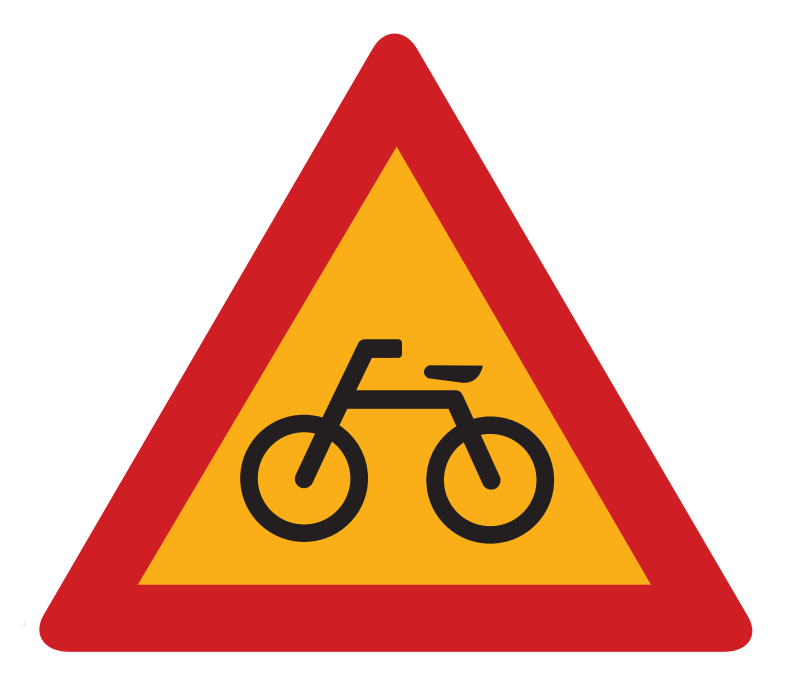
#> input picture HOG + SVM/dynamicObstacle.png, 790 x 691 px, given as the content of the folder dynamicObstacle.png, which was not available
$ python RecognizeTrafficSign.py --training dynamicObstacle.png --test parking.png   (older library calls are emulated)
#> lines starting #> are read from the running program, lines starting #| are printed output that depends on the picture; pictures that were not available may be replaced by others from this repository, and a replacement may not be noted
#import the necessary packages
from sklearn.neighbors import KNeighborsClassifier
from sklearn.svm import SVC
from skimage import exposure
from skimage import feature
from imutils import paths
from matplotlib import pyplot as plt


import argparse
import imutils
import cv2
import numpy as np

#construct the argument parse and parse command line arguments
ap = argparse.ArgumentParser()
ap.add_argument("-d", "--training", required=True, help="Path to the logos training dataset")
ap.add_argument("-t", "--test", required=True, help="Path to the test dataset")
args = vars(ap.parse_args())

# initialize the data matrix and labels
print ("[INFO] extracting features...")
data = []
labels = []

# loop over the image paths in the training set
for imagePath in paths.list_images(args["training"]):
	# extract the make of the car
	make = imagePath.split("/")[-2]

	# load the image, convert it to grayscale, and detect edges
	image = cv2.imread(imagePath)
#> image is the input picture: shape (691, 790, 3); mean B, G, R 157.5, 181.6, 235.5
	gray = cv2.cvtColor(image, cv2.COLOR_BGR2GRAY)
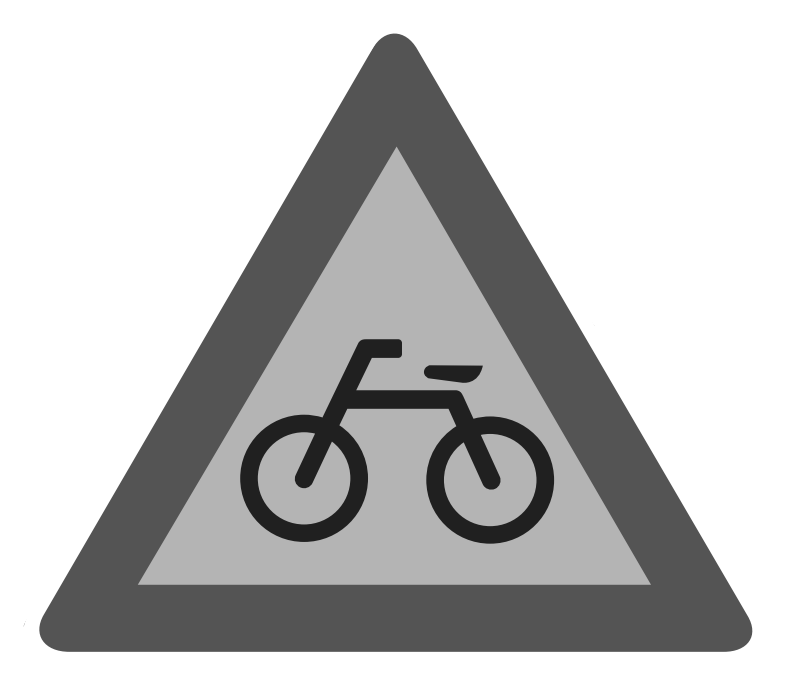
#> gray: shape (691, 790); min 32, max 255, mean 194.9

	gray = cv2.resize(gray, (400, 400))
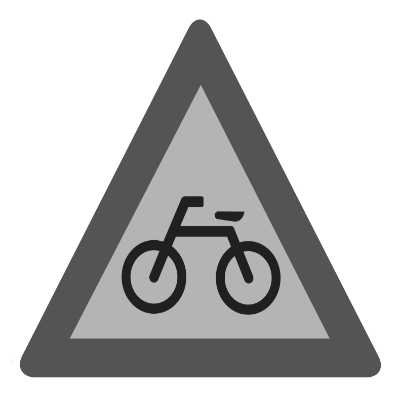
#> gray: shape (400, 400); min 32, max 255, mean 194.9

	kernel = np.ones((5, 5), np.uint8)
	erosion = cv2.erode(gray, kernel, iterations=1)
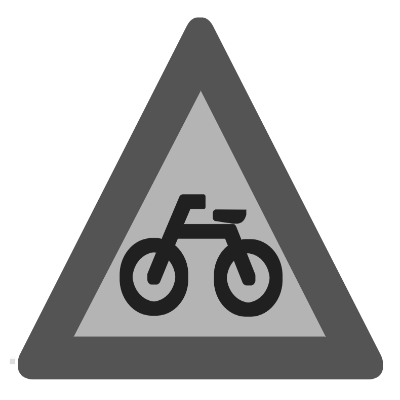
#> erosion: shape (400, 400); min 32, max 255, mean 187.9

	# edged = imutils.auto_canny(gray)


	# find contours in the edge map, keeping only the largest one which
	# is presmumed to be the car logo
	# cnts = cv2.findContours(edged.copy(), cv2.RETR_EXTERNAL,
	# 	cv2.CHAIN_APPROX_SIMPLE)
	# cnts = cnts[0] if imutils.is_cv2() else cnts[1]
	# c = max(cnts, key=cv2.contourArea)
	#
	# # extract the logo of the car and resize it to a canonical width
	# # and height
	# (x, y, w, h) = cv2.boundingRect(c)
	# logo = gray[y:y + h, x:x + w]
	logo = cv2.resize(gray, (128, 128))
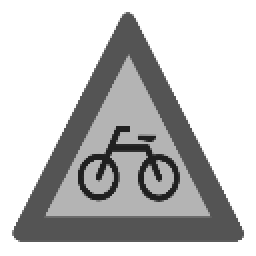
#> logo: shape (128, 128) (shown 2 times larger); min 32, max 255, mean 194.6


	# extract Histogram of Oriented Gradients from the logo
	(H, hogImage) = feature.hog(logo, orientations=8, pixels_per_cell=(20, 20),
		cells_per_block=(2, 2), transform_sqrt=True, block_norm="L2",visualise=True)
#> H = 800 values, max 0.893 at index 150, min 0 at index 0, mean 0.0861

	hogImage = exposure.rescale_intensity(hogImage, out_range=(0, 255))
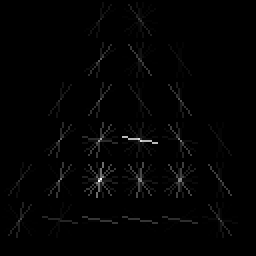
#> hogImage: shape (128, 128) float64 (shown 2 times larger); min 0, max 255, mean 3
	hogImage = hogImage.astype("uint8")
	cv2.imshow("Hog", hogImage)
	cv2.waitKey(0)
	# update the data and labels
	data.append(H)
	labels.append(make)

# "train" the nearest neighbors classifier
print("[INFO] training classifier...")
# model = KNeighborsClassifier(n_neighbors=1)
model = SVC(gamma = 'auto')

#> (the run stopped early here; a loop or call above may not have finished)
